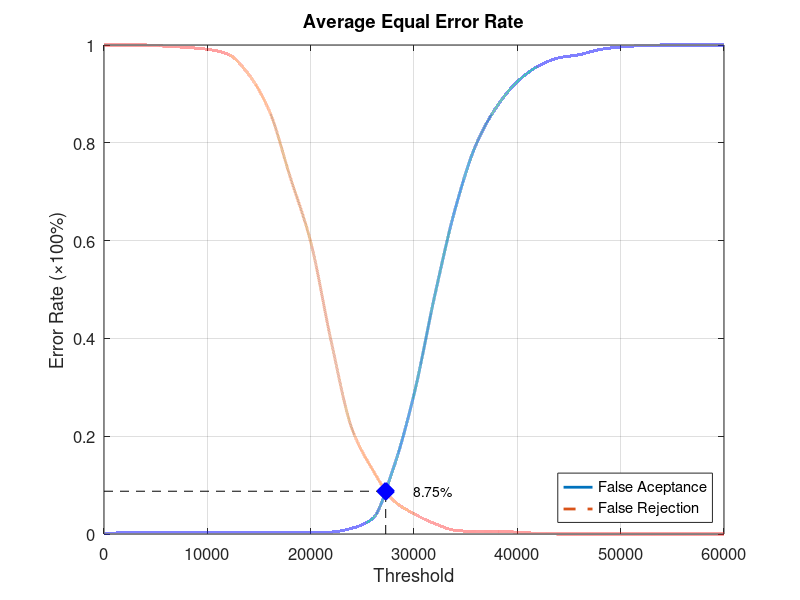
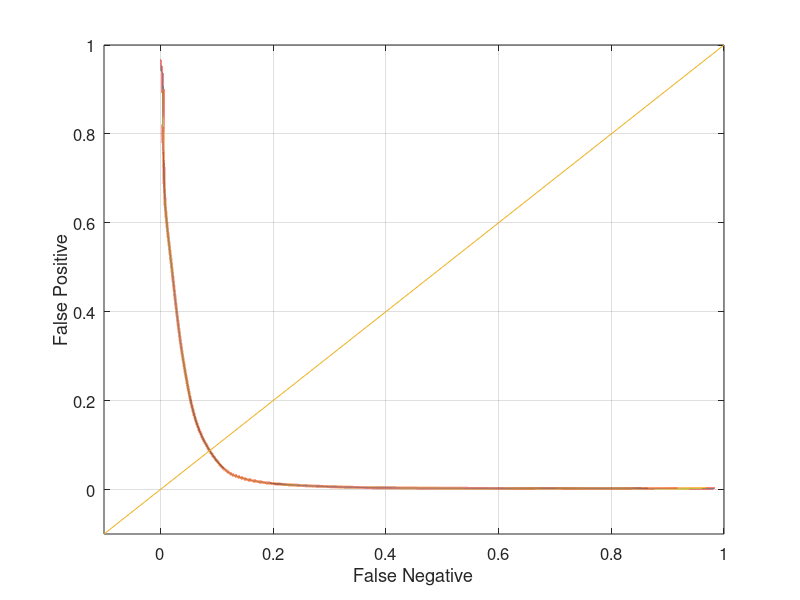

Source code (MATLAB) for these figures, in order:
function yEER = Experiment3Average
close all;
clear;
clc;
x = 0:2000:60000;
xq = 0:0.5:60000;

y0 = [0 0.00263158 0.00263158 0.00263158 0.00263158 0.00263158 0.00263158 0.00263158 0.00263158 0.00263158 0.00263158 0.00394737 0.0118421 0.0315789 0.134211 0.285526 0.486842 0.665789 0.796053 0.873684 0.925 0.956579 0.973684 0.980263 0.990789 0.996053 0.998684 1 1 1 1];
yy0 = interp1(x, y0, xq, 'pchip');
y1 = [1 1 1 0.9975 0.995 0.99125 0.98125 0.94 0.865 0.73125 0.5975 0.3925 0.215 0.13125 0.06875 0.04125 0.02125 0.0075 0.005 0.005 0.00375 0.00125 0 0 0 0 0 0 0 0 0];
yy1 = interp1(x, y1, xq, 'pchip');

% Calculating EER: 
y2 = abs(y0 - y1);
find(y2 == min(y2))
yy2 = abs(yy0 - yy1);
xEER = find(yy2 == min(yy2));
xEERIndex = xq(xEER) % X-axis EER
yEER = yy0(xEER) % Y-axis EER

main = figure
plot(xq, yy0,'-','LineWidth', 2);	hold on
plot(xq, yy1,'--','LineWidth', 2);	hold on
plot([xEERIndex xEERIndex], [0 yEER], 'k--');	hold on
plot([0 xEERIndex], [yEER yEER], 'k--');	hold on
plot(xEERIndex, yEER, 'bx', 'LineWidth', 10);	hold on
text(xEERIndex + 10 * xEERIndex / 100, yEER, [num2str(round((10000 * yEER)) / 100) '%'])
legend('False Aceptance', 'False Rejection', 'Location', 'SouthEast')
xlabel('Threshold')
ylabel('Error Rate (\times100%)')
title('Average Equal Error Rate')
set(gca, 'FontSize', 12)
axis([0 60000 0 1])
grid on

print(main, 'Experiment3AverageMain', '-dpng');
FNRxFPR = figure('Color', [1 1 1]);
plot(yy1, yy0, '-', yy1, yy0, 'LineWidth', 2);
hold on
y = -0.1:0.1:1
plot(y, y); 
set(gca, 'FontSize', 12)
xlabel('False Negative')
ylabel('False Positive')
axis([-0.1 1 -0.1 1])
set(gca, 'FontSize', 12)
grid on

print(FNRxFPR, 'Experiment3AverageFNRxFPR','-dpng');
end
